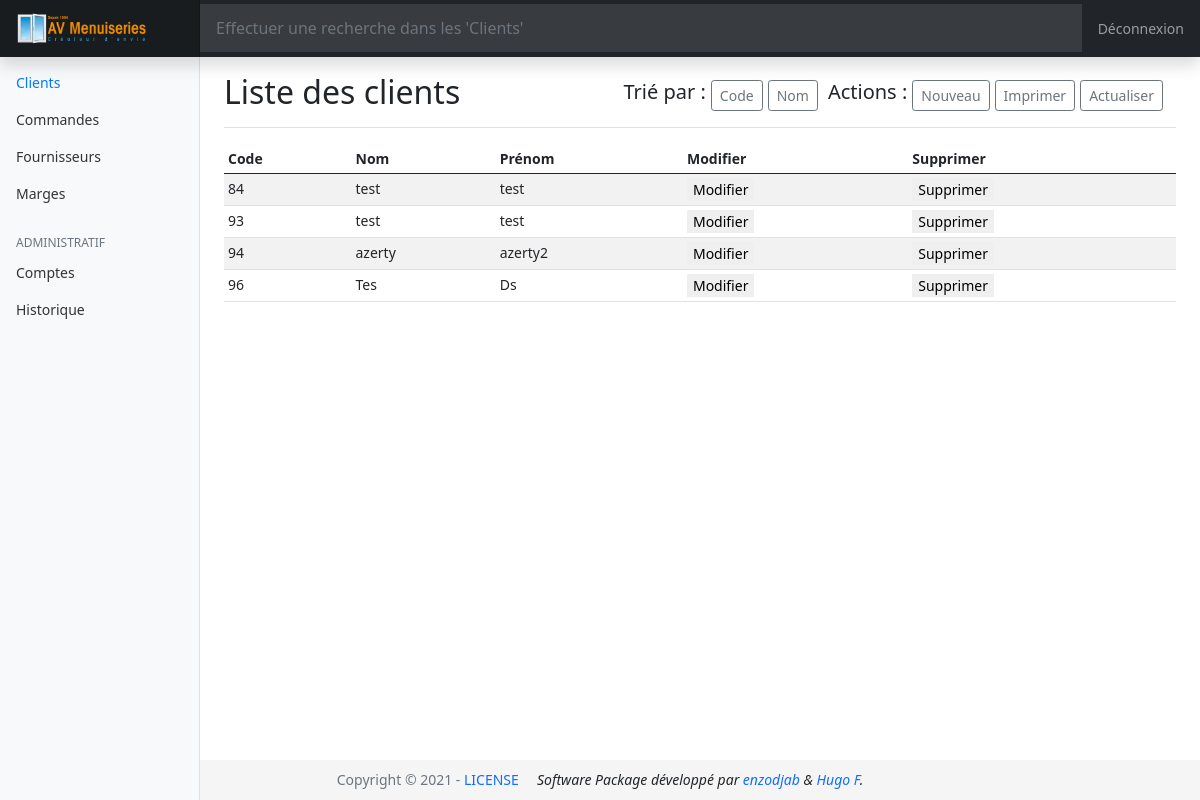
The app's page /Clients.php?id=1&loc=Clients (signed in) with its own data.
### tables this page shows
CREATE TABLE `clients` (
  `cde` int(11) NOT NULL,
  `nom` varchar(50) NOT NULL,
  `prenom` varchar(50) NOT NULL
);

### Clients.php (the view, shortened to what this page needs)
<!DOCTYPE html>
<?php
	include("includes/bdd.php");
 	include("includes/footer.php");
  include("includes/head_content.php");
?>
<body>
  <?php include("includes/header.php"); ?>
  <div class="container-fluid">
    <div class="row">
     <?php include("includes/nav_content.php"); ?>
      <main class="col-md-9 ms-sm-auto col-lg-10 px-md-4">
      	<?php
        $reqPerms = $bdd->query("SELECT * FROM admins_perms WHERE idAdmin = ".$_SESSION['id']);
        $Perms = $reqPerms->fetch();
      	?>
      	<div class="d-flex justify-content-between flex-wrap flex-md-nowrap align-items-center pt-3 pb-2 mb-3 border-bottom">
          <h1 class="h2">Liste des clients</h1>
          <div class="btn-toolbar mb-2 mb-md-0">
            <div class="btn-group me-2">
              <div class="containerc">
                <div style="margin-right:5px;"><h5>Trié par :</h5></div>
                <div style="margin-right:5px;"><form method="post"><button type="submit" name="12" class="btn btn-sm btn-outline-secondary">Code</button></form></div>
                <div style="margin-right:10px;"><form method="post"><button type="submit" name="az" class="btn btn-sm btn-outline-secondary">Nom</button></form></div>
                <div style="margin-right:5px;"><h5>Actions :</h5></div>
                <?php if($Perms['p_write']) echo "<div style='margin-right:5px;'><form method='post'><button type='submit' name='new' class='btn btn-sm btn-outline-secondary'>Nouveau</button></form></div>"; ?>
                <div style="margin-right:5px;"><form method="post"><button onclick="window.open('dumps/write_clients.php', '_blank')"  type="submit" class="btn btn-sm btn-outline-secondary">Imprimer</button></form></div>
                <div style="margin-right:5px;"><form method="post"><button type="submit" class="btn btn-sm btn-outline-secondary">Actualiser</button></form></div>
              </div>
            </div>
          </div>
        </div>
        <div class="table-responsive">
          <table class="table table-striped table-sm">
            <thead>
              <tr>
                <th>Code</th>
                <th>Nom</th>
                <th>Prénom</th>
                <?php if($Perms['p_write']) echo "<th>Modifier</th><th>Supprimer</th>"; ?>
              </tr>
            </thead>
            <tbody>
              <?php
                $allClients = $bdd->query('SELECT * FROM clients');
                while($infoClient = $allClients->fetch())
  		          {
              ?>
                <tr>
                  <td><?= $infoClient["cde"] ?></td>
                  <td><?= $infoClient["nom"] ?></td>
                  <td><?= $infoClient["prenom"] ?></td>
                  <?php
                  if($Perms['p_write']){
                    ?>
                    <td><form method="post"><input style="border:none" type="submit" name="edit<?= $infoClient['cde'] ?>" value="Modifier"></form></td>
                    <td><form method="post"><input style="border:none" type="submit" name="delete<?= $infoClient['cde'] ?>" value="Supprimer"></form></td>
                    <?php
                  }
                  ?>
                </tr>
              <?php
          		}
              ?>
            </tbody>
          </table>
        </div>
      </main>
    </div>
  </div>
</body>
</html>

### assets/css/style.css (style rules this page uses)
body { font-size: .875rem; }

### includes/footer.php (style rules this page uses)
html { position: relative; min-height: 100%; }
body { margin-bottom: 40px; }

### Clients.php (style rules this page uses)
.containerc { display: flex; flex-wrap: wrap; }

### records on screen
clients: cde "84", nom "test", prenom "test"
clients: cde "93", nom "test", prenom "test"
clients: cde "94", nom "azerty", prenom "azerty2"
clients: cde "96", nom "Tes", prenom "Ds"

### other values on screen
$valueMaster "Clients"
$valueMaster "Commandes"
$valueMaster "Fournisseurs"
$valueMaster "Marges"
$valueAdmin "Comptes"
$valueAdmin "Historique"
